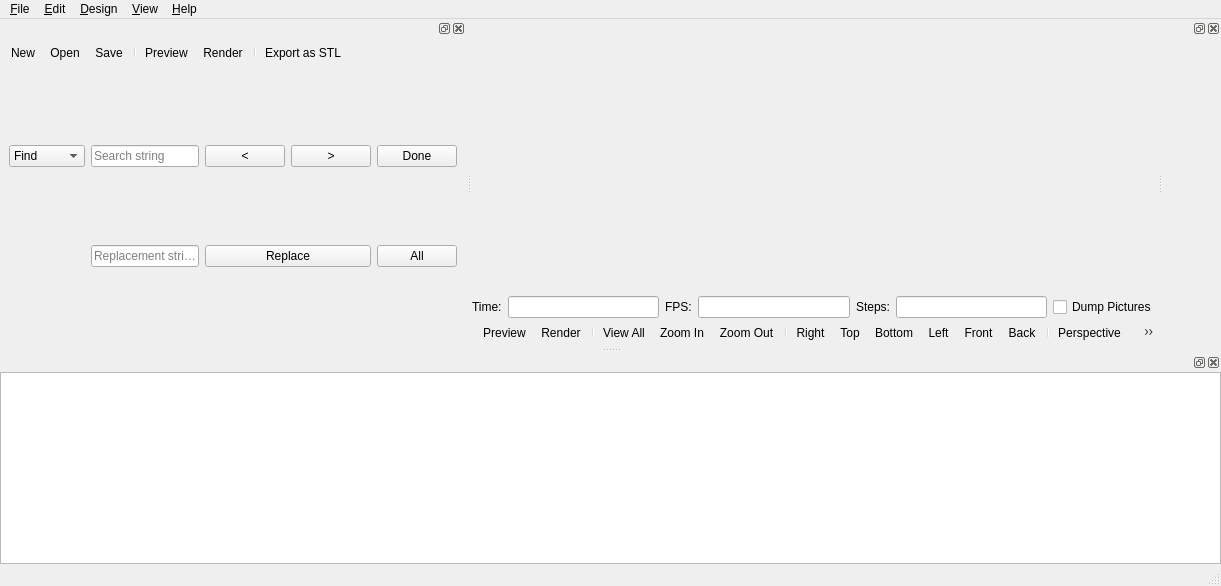
<?xml version="1.0" encoding="UTF-8"?>
<ui version="4.0">
 <class>MainWindow</class>
 <widget class="QMainWindow" name="MainWindow">
  <property name="geometry">
   <rect>
    <x>0</x>
    <y>0</y>
    <width>1221</width>
    <height>586</height>
   </rect>
  </property>
  <widget class="QWidget" name="centralwidget">
   <layout class="QVBoxLayout" name="verticalLayout_2">
    <property name="spacing">
     <number>0</number>
    </property>
    <property name="margin">
     <number>0</number>
    </property>
    <item>
     <widget class="QWidget" name="mainWidget" native="true">
      <property name="sizePolicy">
       <sizepolicy hsizetype="Expanding" vsizetype="Expanding">
        <horstretch>0</horstretch>
        <verstretch>0</verstretch>
       </sizepolicy>
      </property>
      <layout class="QVBoxLayout" name="verticalLayout_3">
       <property name="spacing">
        <number>0</number>
       </property>
       <property name="margin">
        <number>0</number>
       </property>
       <item>
        <widget class="QGLView" name="qglview" native="true">
         <property name="sizePolicy">
          <sizepolicy hsizetype="Expanding" vsizetype="Expanding">
           <horstretch>0</horstretch>
           <verstretch>0</verstretch>
          </sizepolicy>
         </property>
         <property name="minimumSize">
          <size>
           <width>200</width>
           <height>100</height>
          </size>
         </property>
        </widget>
       </item>
       <item>
        <widget class="QFrame" name="animate_panel">
         <property name="enabled">
          <bool>true</bool>
         </property>
         <property name="frameShape">
          <enum>QFrame::NoFrame</enum>
         </property>
         <property name="frameShadow">
          <enum>QFrame::Raised</enum>
         </property>
         <property name="lineWidth">
          <number>0</number>
         </property>
         <layout class="QHBoxLayout" name="horizontalLayoutAnimate">
          <property name="margin">
           <number>0</number>
          </property>
          <item>
           <widget class="QLabel" name="label">
            <property name="text">
             <string>Time:</string>
            </property>
           </widget>
          </item>
          <item>
           <widget class="QLineEdit" name="e_tval"/>
          </item>
          <item>
           <widget class="QLabel" name="label_2">
            <property name="text">
             <string>FPS:</string>
            </property>
           </widget>
          </item>
          <item>
           <widget class="QLineEdit" name="e_fps"/>
          </item>
          <item>
           <widget class="QLabel" name="label_3">
            <property name="text">
             <string>Steps:</string>
            </property>
           </widget>
          </item>
          <item>
           <widget class="QLineEdit" name="e_fsteps"/>
          </item>
          <item>
           <widget class="QCheckBox" name="e_dump">
            <property name="text">
             <string>Dump Pictures</string>
            </property>
           </widget>
          </item>
         </layout>
        </widget>
       </item>
       <item>
        <widget class="QToolBar" name="viewerToolBar">
         <addaction name="designActionPreview"/>
         <addaction name="designActionRender"/>
         <addaction name="separator"/>
         <addaction name="viewActionViewAll"/>
         <addaction name="viewActionZoomIn"/>
         <addaction name="viewActionZoomOut"/>
         <addaction name="separator"/>
         <addaction name="viewActionRight"/>
         <addaction name="viewActionTop"/>
         <addaction name="viewActionBottom"/>
         <addaction name="viewActionLeft"/>
         <addaction name="viewActionFront"/>
         <addaction name="viewActionBack"/>
         <addaction name="separator"/>
         <addaction name="viewActionPerspective"/>
         <addaction name="viewActionOrthogonal"/>
         <addaction name="viewActionShowAxes"/>
         <addaction name="viewActionShowEdges"/>
        </widget>
       </item>
      </layout>
      <zorder>animate_panel</zorder>
      <zorder>qglview</zorder>
      <zorder>viewerToolBar</zorder>
     </widget>
    </item>
   </layout>
  </widget>
  <widget class="QMenuBar" name="menubar">
   <property name="geometry">
    <rect>
     <x>0</x>
     <y>0</y>
     <width>1221</width>
     <height>33</height>
    </rect>
   </property>
   <widget class="QMenu" name="menu_File">
    <property name="title">
     <string>&amp;File</string>
    </property>
    <widget class="QMenu" name="menuOpenRecent">
     <property name="title">
      <string>Recent Files</string>
     </property>
    </widget>
    <widget class="QMenu" name="menuExamples">
     <property name="title">
      <string>Examples</string>
     </property>
    </widget>
    <widget class="QMenu" name="menuExport">
     <property name="title">
      <string>Export</string>
     </property>
     <addaction name="designActionExportSTL"/>
     <addaction name="designActionExportOFF"/>
     <addaction name="designActionExportAMF"/>
     <addaction name="designActionExportDXF"/>
     <addaction name="designActionExportSVG"/>
     <addaction name="designActionExportCSG"/>
     <addaction name="separator"/>
     <addaction name="designActionExportImage"/>
    </widget>
    <addaction name="fileActionNew"/>
    <addaction name="fileActionOpen"/>
    <addaction name="menuOpenRecent"/>
    <addaction name="menuExamples"/>
    <addaction name="fileActionReload"/>
    <addaction name="fileActionClose"/>
    <addaction name="separator"/>
    <addaction name="fileActionSave"/>
    <addaction name="fileActionSaveAs"/>
    <addaction name="separator"/>
    <addaction name="menuExport"/>
    <addaction name="separator"/>
    <addaction name="fileShowLibraryFolder"/>
    <addaction name="separator"/>
    <addaction name="fileActionQuit"/>
   </widget>
   <widget class="QMenu" name="menu_Edit">
    <property name="title">
     <string>&amp;Edit</string>
    </property>
    <addaction name="editActionUndo"/>
    <addaction name="editActionRedo"/>
    <addaction name="separator"/>
    <addaction name="editActionCut"/>
    <addaction name="editActionCopy"/>
    <addaction name="editActionPaste"/>
    <addaction name="separator"/>
    <addaction name="editActionIndent"/>
    <addaction name="editActionUnindent"/>
    <addaction name="editActionComment"/>
    <addaction name="editActionUncomment"/>
    <addaction name="editActionConvertTabsToSpaces"/>
    <addaction name="separator"/>
    <addaction name="editActionPasteVPT"/>
    <addaction name="editActionPasteVPR"/>
    <addaction name="separator"/>
    <addaction name="editActionFind"/>
    <addaction name="editActionFindAndReplace"/>
    <addaction name="editActionFindNext"/>
    <addaction name="editActionFindPrevious"/>
    <addaction name="editActionUseSelectionForFind"/>
    <addaction name="separator"/>
    <addaction name="editActionZoomIn"/>
    <addaction name="editActionZoomOut"/>
    <addaction name="editActionPreferences"/>
   </widget>
   <widget class="QMenu" name="menu_Design">
    <property name="title">
     <string>&amp;Design</string>
    </property>
    <addaction name="designActionAutoReload"/>
    <addaction name="designActionReloadAndPreview"/>
    <addaction name="designActionPreview"/>
    <addaction name="designActionRender"/>
    <addaction name="separator"/>
    <addaction name="designCheckValidity"/>
    <addaction name="designActionDisplayAST"/>
    <addaction name="designActionDisplayCSGTree"/>
    <addaction name="designActionDisplayCSGProducts"/>
    <addaction name="separator"/>
    <addaction name="designActionFlushCaches"/>
   </widget>
   <widget class="QMenu" name="menu_View">
    <property name="title">
     <string>&amp;View</string>
    </property>
    <addaction name="viewActionPreview"/>
    <addaction name="viewActionSurfaces"/>
    <addaction name="viewActionWireframe"/>
    <addaction name="viewActionThrownTogether"/>
    <addaction name="separator"/>
    <addaction name="viewActionShowEdges"/>
    <addaction name="viewActionShowAxes"/>
    <addaction name="viewActionShowCrosshairs"/>
    <addaction name="viewActionAnimate"/>
    <addaction name="separator"/>
    <addaction name="viewActionTop"/>
    <addaction name="viewActionBottom"/>
    <addaction name="viewActionLeft"/>
    <addaction name="viewActionRight"/>
    <addaction name="viewActionFront"/>
    <addaction name="viewActionBack"/>
    <addaction name="viewActionDiagonal"/>
    <addaction name="viewActionCenter"/>
    <addaction name="viewActionViewAll"/>
    <addaction name="separator"/>
    <addaction name="viewActionZoomIn"/>
    <addaction name="viewActionZoomOut"/>
    <addaction name="separator"/>
    <addaction name="viewActionResetView"/>
    <addaction name="separator"/>
    <addaction name="viewActionPerspective"/>
    <addaction name="viewActionOrthogonal"/>
    <addaction name="separator"/>
    <addaction name="viewActionHideToolBars"/>
    <addaction name="viewActionHideEditor"/>
    <addaction name="viewActionHideConsole"/>
    <addaction name="viewActionHideParameters"/>
   </widget>
   <widget class="QMenu" name="menuHelp">
    <property name="title">
     <string>&amp;Help</string>
    </property>
    <addaction name="helpActionAbout"/>
    <addaction name="helpActionHomepage"/>
    <addaction name="helpActionManual"/>
    <addaction name="helpActionLibraryInfo"/>
    <addaction name="helpActionFontInfo"/>
   </widget>
   <addaction name="menu_File"/>
   <addaction name="menu_Edit"/>
   <addaction name="menu_Design"/>
   <addaction name="menu_View"/>
   <addaction name="menuHelp"/>
  </widget>
  <widget class="QStatusBar" name="statusbar"/>
  <widget class="Dock" name="editorDock">
   <attribute name="dockWidgetArea">
    <number>1</number>
   </attribute>
   <widget class="QWidget" name="editorDockContents">
    <layout class="QVBoxLayout" name="verticalLayout">
     <property name="spacing">
      <number>0</number>
     </property>
     <property name="margin">
      <number>0</number>
     </property>
     <item>
      <widget class="QToolBar" name="editortoolbar">
       <addaction name="fileActionNew"/>
       <addaction name="fileActionOpen"/>
       <addaction name="fileActionSave"/>
       <addaction name="separator"/>
       <addaction name="designActionPreview"/>
       <addaction name="designActionRender"/>
       <addaction name="separator"/>
       <addaction name="designActionExportSTL"/>
      </widget>
     </item>
     <item>
      <widget class="QFrame" name="find_panel">
       <property name="enabled">
        <bool>true</bool>
       </property>
       <property name="sizePolicy">
        <sizepolicy hsizetype="Preferred" vsizetype="Minimum">
         <horstretch>0</horstretch>
         <verstretch>0</verstretch>
        </sizepolicy>
       </property>
       <property name="frameShape">
        <enum>QFrame::NoFrame</enum>
       </property>
       <property name="frameShadow">
        <enum>QFrame::Raised</enum>
       </property>
       <property name="lineWidth">
        <number>0</number>
       </property>
       <layout class="QGridLayout" name="gridLayout">
        <property name="topMargin">
         <number>0</number>
        </property>
        <property name="bottomMargin">
         <number>0</number>
        </property>
        <property name="verticalSpacing">
         <number>0</number>
        </property>
        <item row="0" column="0">
         <widget class="QComboBox" name="findTypeComboBox">
          <item>
           <property name="text">
            <string>Find</string>
           </property>
          </item>
          <item>
           <property name="text">
            <string>Replace</string>
           </property>
          </item>
         </widget>
        </item>
        <item row="0" column="1">
         <widget class="QLineEdit" name="findInputField">
          <property name="placeholderText">
           <string>Search string</string>
          </property>
         </widget>
        </item>
        <item row="0" column="2">
         <widget class="QPushButton" name="prevButton">
          <property name="text">
           <string>&lt;</string>
          </property>
         </widget>
        </item>
        <item row="0" column="3">
         <widget class="QPushButton" name="nextButton">
          <property name="text">
           <string>&gt;</string>
          </property>
         </widget>
        </item>
        <item row="0" column="4">
         <widget class="QPushButton" name="hideFindButton">
          <property name="text">
           <string>Done</string>
          </property>
         </widget>
        </item>
        <item row="1" column="1">
         <widget class="QLineEdit" name="replaceInputField">
          <property name="placeholderText">
           <string>Replacement string</string>
          </property>
         </widget>
        </item>
        <item row="1" column="2" colspan="2">
         <widget class="QPushButton" name="replaceButton">
          <property name="text">
           <string>Replace</string>
          </property>
         </widget>
        </item>
        <item row="1" column="4">
         <widget class="QPushButton" name="replaceAllButton">
          <property name="text">
           <string>All</string>
          </property>
         </widget>
        </item>
       </layout>
      </widget>
     </item>
    </layout>
   </widget>
  </widget>
  <widget class="Dock" name="consoleDock">
   <attribute name="dockWidgetArea">
    <number>8</number>
   </attribute>
   <widget class="QWidget" name="consoleDockContents">
    <layout class="QVBoxLayout" name="verticalLayout_5">
     <property name="margin">
      <number>0</number>
     </property>
     <item>
      <widget class="QTextEdit" name="console">
       <property name="minimumSize">
        <size>
         <width>10</width>
         <height>10</height>
        </size>
       </property>
       <property name="focusPolicy">
        <enum>Qt::ClickFocus</enum>
       </property>
       <property name="readOnly">
        <bool>true</bool>
       </property>
      </widget>
     </item>
    </layout>
   </widget>
  </widget>
  <widget class="Dock" name="parameterDock">
   <attribute name="dockWidgetArea">
    <number>2</number>
   </attribute>
   <widget class="QWidget" name="dockWidgetContents">
    <layout class="QGridLayout" name="gridLayout_2">
     <property name="margin">
      <number>0</number>
     </property>
     <property name="spacing">
      <number>0</number>
     </property>
     <item row="0" column="0">
      <widget class="ParameterWidget" name="parameterWidget" native="true"/>
     </item>
    </layout>
   </widget>
  </widget>
  <action name="fileActionNew">
   <property name="icon">
    <iconset resource="../openscad.qrc">
     <normaloff>:/images/blackNew.png</normaloff>:/images/blackNew.png</iconset>
   </property>
   <property name="text">
    <string>&amp;New</string>
   </property>
   <property name="shortcut">
    <string>Ctrl+N</string>
   </property>
  </action>
  <action name="fileActionOpen">
   <property name="icon">
    <iconset resource="../openscad.qrc">
     <normaloff>:/images/Open-32.png</normaloff>:/images/Open-32.png</iconset>
   </property>
   <property name="text">
    <string>&amp;Open...</string>
   </property>
   <property name="shortcut">
    <string>Ctrl+O</string>
   </property>
  </action>
  <action name="fileActionSave">
   <property name="icon">
    <iconset resource="../openscad.qrc">
     <normaloff>:/images/Save-32.png</normaloff>:/images/Save-32.png</iconset>
   </property>
   <property name="text">
    <string>&amp;Save</string>
   </property>
   <property name="shortcut">
    <string>Ctrl+S</string>
   </property>
  </action>
  <action name="fileActionSaveAs">
   <property name="text">
    <string>Save &amp;As...</string>
   </property>
   <property name="shortcut">
    <string>Ctrl+Shift+S</string>
   </property>
  </action>
  <action name="fileActionReload">
   <property name="text">
    <string>&amp;Reload</string>
   </property>
   <property name="shortcut">
    <string>Ctrl+R</string>
   </property>
  </action>
  <action name="fileActionQuit">
   <property name="text">
    <string>&amp;Quit</string>
   </property>
   <property name="shortcut">
    <string>Ctrl+Q</string>
   </property>
   <property name="menuRole">
    <enum>QAction::QuitRole</enum>
   </property>
  </action>
  <action name="editActionUndo">
   <property name="text">
    <string>&amp;Undo</string>
   </property>
   <property name="shortcut">
    <string>Ctrl+Z</string>
   </property>
   <property name="shortcutContext">
    <enum>Qt::WidgetWithChildrenShortcut</enum>
   </property>
  </action>
  <action name="editActionRedo">
   <property name="text">
    <string>&amp;Redo</string>
   </property>
   <property name="shortcut">
    <string>Ctrl+Shift+Z</string>
   </property>
   <property name="shortcutContext">
    <enum>Qt::WidgetWithChildrenShortcut</enum>
   </property>
  </action>
  <action name="editActionCut">
   <property name="text">
    <string>Cu&amp;t</string>
   </property>
   <property name="shortcut">
    <string>Ctrl+X</string>
   </property>
   <property name="shortcutContext">
    <enum>Qt::WidgetWithChildrenShortcut</enum>
   </property>
  </action>
  <action name="editActionCopy">
   <property name="text">
    <string>&amp;Copy</string>
   </property>
   <property name="shortcut">
    <string>Ctrl+C</string>
   </property>
   <property name="shortcutContext">
    <enum>Qt::WidgetWithChildrenShortcut</enum>
   </property>
  </action>
  <action name="editActionPaste">
   <property name="text">
    <string>&amp;Paste</string>
   </property>
   <property name="shortcut">
    <string>Ctrl+V</string>
   </property>
   <property name="shortcutContext">
    <enum>Qt::WidgetWithChildrenShortcut</enum>
   </property>
  </action>
  <action name="editActionIndent">
   <property name="text">
    <string>&amp;Indent</string>
   </property>
   <property name="shortcut">
    <string>Ctrl+I</string>
   </property>
  </action>
  <action name="editActionUnindent">
   <property name="text">
    <string>U&amp;nindent</string>
   </property>
   <property name="shortcut">
    <string>Ctrl+Shift+I</string>
   </property>
  </action>
  <action name="editActionComment">
   <property name="text">
    <string>C&amp;omment</string>
   </property>
   <property name="shortcut">
    <string>Ctrl+D</string>
   </property>
  </action>
  <action name="editActionUncomment">
   <property name="text">
    <string>Unco&amp;mment</string>
   </property>
   <property name="shortcut">
    <string>Ctrl+Shift+D</string>
   </property>
  </action>
  <action name="editActionPasteVPT">
   <property name="text">
    <string>Paste viewport translation</string>
   </property>
   <property name="shortcut">
    <string>Ctrl+T</string>
   </property>
  </action>
  <action name="editActionPasteVPR">
   <property name="text">
    <string>Paste viewport rotation</string>
   </property>
  </action>
  <action name="editActionZoomIn">
   <property name="text">
    <string>Zoom In</string>
   </property>
   <property name="shortcut">
    <string>Ctrl++</string>
   </property>
  </action>
  <action name="editActionZoomOut">
   <property name="text">
    <string>Zoom Out</string>
   </property>
   <property name="shortcut">
    <string>Ctrl+-</string>
   </property>
  </action>
  <action name="viewActionHideEditor">
   <property name="checkable">
    <bool>true</bool>
   </property>
   <property name="text">
    <string>Hide editor</string>
   </property>
  </action>
  <action name="designActionReloadAndPreview">
   <property name="text">
    <string>&amp;Reload and Preview</string>
   </property>
   <property name="shortcut">
    <string>F4</string>
   </property>
  </action>
  <action name="designActionPreview">
   <property name="icon">
    <iconset resource="../openscad.qrc">
     <normaloff>:/images/Preview-32.png</normaloff>:/images/Preview-32.png</iconset>
   </property>
   <property name="text">
    <string>&amp;Preview</string>
   </property>
   <property name="shortcut">
    <string>F5</string>
   </property>
  </action>
  <action name="designActionRender">
   <property name="icon">
    <iconset resource="../openscad.qrc">
     <normaloff>:/images/blackRender.png</normaloff>:/images/blackRender.png</iconset>
   </property>
   <property name="text">
    <string>&amp;Render</string>
   </property>
   <property name="shortcut">
    <string>F6</string>
   </property>
  </action>
  <action name="designCheckValidity">
   <property name="text">
    <string>Check Validity</string>
   </property>
  </action>
  <action name="designActionDisplayAST">
   <property name="text">
    <string>Display &amp;AST...</string>
   </property>
  </action>
  <action name="designActionDisplayCSGTree">
   <property name="text">
    <string>Display CSG &amp;Tree...</string>
   </property>
  </action>
  <action name="designActionDisplayCSGProducts">
   <property name="text">
    <string>Display CSG &amp;Products...</string>
   </property>
  </action>
  <action name="designActionExportSTL">
   <property name="icon">
    <iconset resource="../openscad.qrc">
     <normaloff>:/images/export.png</normaloff>:/images/export.png</iconset>
   </property>
   <property name="text">
    <string>Export as &amp;STL...</string>
   </property>
  </action>
  <action name="designActionExportOFF">
   <property name="text">
    <string>Export as &amp;OFF...</string>
   </property>
  </action>
  <action name="viewActionPreview">
   <property name="checkable">
    <bool>true</bool>
   </property>
   <property name="text">
    <string>Preview</string>
   </property>
   <property name="shortcut">
    <string>F9</string>
   </property>
  </action>
  <action name="viewActionSurfaces">
   <property name="checkable">
    <bool>true</bool>
   </property>
   <property name="text">
    <string>Surfaces</string>
   </property>
   <property name="shortcut">
    <string>F10</string>
   </property>
  </action>
  <action name="viewActionWireframe">
   <property name="checkable">
    <bool>true</bool>
   </property>
   <property name="text">
    <string>Wireframe</string>
   </property>
   <property name="shortcut">
    <string>F11</string>
   </property>
  </action>
  <action name="viewActionThrownTogether">
   <property name="checkable">
    <bool>true</bool>
   </property>
   <property name="text">
    <string>Thrown Together</string>
   </property>
   <property name="shortcut">
    <string>F12</string>
   </property>
  </action>
  <action name="viewActionShowEdges">
   <property name="checkable">
    <bool>true</bool>
   </property>
   <property name="icon">
    <iconset resource="../openscad.qrc">
     <normaloff>:/images/Rotation-32.png</normaloff>:/images/Rotation-32.png</iconset>
   </property>
   <property name="text">
    <string>Show Edges</string>
   </property>
   <property name="shortcut">
    <string>Ctrl+1</string>
   </property>
  </action>
  <action name="viewActionShowAxes">
   <property name="checkable">
    <bool>true</bool>
   </property>
   <property name="icon">
    <iconset resource="../openscad.qrc">
     <normaloff>:/images/blackaxes.png</normaloff>:/images/blackaxes.png</iconset>
   </property>
   <property name="text">
    <string>Show Axes</string>
   </property>
   <property name="shortcut">
    <string>Ctrl+2</string>
   </property>
  </action>
  <action name="viewActionShowCrosshairs">
   <property name="checkable">
    <bool>true</bool>
   </property>
   <property name="icon">
    <iconset resource="../openscad.qrc">
     <normaloff>:/images/cross.png</normaloff>:/images/cross.png</iconset>
   </property>
   <property name="text">
    <string>Show Crosshairs</string>
   </property>
   <property name="shortcut">
    <string>Ctrl+3</string>
   </property>
  </action>
  <action name="viewActionAnimate">
   <property name="checkable">
    <bool>true</bool>
   </property>
   <property name="text">
    <string>Animate</string>
   </property>
  </action>
  <action name="viewActionTop">
   <property name="icon">
    <iconset resource="../openscad.qrc">
     <normaloff>:/images/blackUp.png</normaloff>:/images/blackUp.png</iconset>
   </property>
   <property name="text">
    <string>Top</string>
   </property>
   <property name="shortcut">
    <string>Ctrl+4</string>
   </property>
  </action>
  <action name="viewActionBottom">
   <property name="icon">
    <iconset resource="../openscad.qrc">
     <normaloff>:/images/blackbottom.png</normaloff>:/images/blackbottom.png</iconset>
   </property>
   <property name="text">
    <string>Bottom</string>
   </property>
   <property name="shortcut">
    <string>Ctrl+5</string>
   </property>
  </action>
  <action name="viewActionLeft">
   <property name="icon">
    <iconset resource="../openscad.qrc">
     <normaloff>:/images/blackleft (copy).png</normaloff>:/images/blackleft (copy).png</iconset>
   </property>
   <property name="text">
    <string>Left</string>
   </property>
   <property name="shortcut">
    <string>Ctrl+6</string>
   </property>
  </action>
  <action name="viewActionRight">
   <property name="icon">
    <iconset resource="../openscad.qrc">
     <normaloff>:/images/rightright.png</normaloff>:/images/rightright.png</iconset>
   </property>
   <property name="text">
    <string>Right</string>
   </property>
   <property name="shortcut">
    <string>Ctrl+7</string>
   </property>
  </action>
  <action name="viewActionFront">
   <property name="icon">
    <iconset resource="../openscad.qrc">
     <normaloff>:/images/blackfront.png</normaloff>:/images/blackfront.png</iconset>
   </property>
   <property name="text">
    <string>Front</string>
   </property>
   <property name="shortcut">
    <string>Ctrl+8</string>
   </property>
  </action>
  <action name="viewActionBack">
   <property name="icon">
    <iconset resource="../openscad.qrc">
     <normaloff>:/images/blackback.png</normaloff>:/images/blackback.png</iconset>
   </property>
   <property name="text">
    <string>Back</string>
   </property>
   <property name="shortcut">
    <string>Ctrl+9</string>
   </property>
  </action>
  <action name="viewActionDiagonal">
   <property name="text">
    <string>Diagonal</string>
   </property>
   <property name="shortcut">
    <string>Ctrl+0</string>
   </property>
  </action>
  <action name="viewActionCenter">
   <property name="text">
    <string>Center</string>
   </property>
  </action>
  <action name="viewActionPerspective">
   <property name="checkable">
    <bool>true</bool>
   </property>
   <property name="icon">
    <iconset resource="../openscad.qrc">
     <normaloff>:/images/perspective1.png</normaloff>:/images/perspective1.png</iconset>
   </property>
   <property name="text">
    <string>Perspective</string>
   </property>
  </action>
  <action name="viewActionOrthogonal">
   <property name="checkable">
    <bool>true</bool>
   </property>
   <property name="icon">
    <iconset resource="../openscad.qrc">
     <normaloff>:/images/orthogonal.png</normaloff>:/images/orthogonal.png</iconset>
   </property>
   <property name="text">
    <string>Orthogonal</string>
   </property>
  </action>
  <action name="viewActionHideConsole">
   <property name="checkable">
    <bool>true</bool>
   </property>
   <property name="text">
    <string>Hide console</string>
   </property>
  </action>
  <action name="helpActionAbout">
   <property name="enabled">
    <bool>true</bool>
   </property>
   <property name="text">
    <string>About</string>
   </property>
   <property name="menuRole">
    <enum>QAction::AboutRole</enum>
   </property>
  </action>
  <action name="helpActionManual">
   <property name="text">
    <string>Documentation</string>
   </property>
  </action>
  <action name="fileActionClearRecent">
   <property name="text">
    <string>Clear Recent</string>
   </property>
  </action>
  <action name="designActionExportDXF">
   <property name="text">
    <string>Export as DXF...</string>
   </property>
  </action>
  <action name="fileActionClose">
   <property name="text">
    <string>Close</string>
   </property>
   <property name="shortcut">
    <string>Ctrl+W</string>
   </property>
  </action>
  <action name="editActionPreferences">
   <property name="text">
    <string>Preferences</string>
   </property>
   <property name="menuRole">
    <enum>QAction::PreferencesRole</enum>
   </property>
  </action>
  <action name="editActionFind">
   <property name="text">
    <string>Find...</string>
   </property>
   <property name="shortcut">
    <string>Ctrl+F</string>
   </property>
  </action>
  <action name="editActionFindAndReplace">
   <property name="text">
    <string>Find and Replace...</string>
   </property>
   <property name="shortcut">
    <string>Ctrl+Alt+F</string>
   </property>
  </action>
  <action name="editActionFindNext">
   <property name="text">
    <string>Find Next</string>
   </property>
   <property name="shortcut">
    <string>Ctrl+G</string>
   </property>
  </action>
  <action name="editActionFindPrevious">
   <property name="text">
    <string>Find Previous</string>
   </property>
   <property name="shortcut">
    <string>Ctrl+Shift+G</string>
   </property>
  </action>
  <action name="editActionUseSelectionForFind">
   <property name="text">
    <string>Use Selection for Find</string>
   </property>
   <property name="shortcut">
    <string>Ctrl+E</string>
   </property>
  </action>
  <action name="designActionFlushCaches">
   <property name="text">
    <string>Flush Caches</string>
   </property>
  </action>
  <action name="helpActionHomepage">
   <property name="text">
    <string>OpenSCAD Homepage</string>
   </property>
  </action>
  <action name="designActionAutoReload">
   <property name="checkable">
    <bool>true</bool>
   </property>
   <property name="text">
    <string>Automatic Reload and Preview</string>
   </property>
  </action>
  <action name="designActionExportImage">
   <property name="text">
    <string>Export as Image...</string>
   </property>
  </action>
  <action name="designActionExportCSG">
   <property name="text">
    <string>Export as CSG...</string>
   </property>
  </action>
  <action name="helpActionLibraryInfo">
   <property name="text">
    <string>Library info</string>
   </property>
  </action>
  <action name="fileShowLibraryFolder">
   <property name="text">
    <string>Show Library Folder...</string>
   </property>
  </action>
  <action name="viewActionResetView">
   <property name="text">
    <string>Reset View</string>
   </property>
  </action>
  <action name="helpActionFontInfo">
   <property name="text">
    <string>Font List</string>
   </property>
  </action>
  <action name="designActionExportSVG">
   <property name="text">
    <string>Export as SVG...</string>
   </property>
  </action>
  <action name="designActionExportAMF">
   <property name="text">
    <string>Export as AMF...</string>
   </property>
  </action>
  <action name="viewActionZoomIn">
   <property name="icon">
    <iconset resource="../openscad.qrc">
     <normaloff>:/images/zoomin.png</normaloff>:/images/zoomin.png</iconset>
   </property>
   <property name="text">
    <string>Zoom In</string>
   </property>
   <property name="shortcut">
    <string>Ctrl+]</string>
   </property>
  </action>
  <action name="viewActionZoomOut">
   <property name="icon">
    <iconset resource="../openscad.qrc">
     <normaloff>:/images/zoomout.png</normaloff>:/images/zoomout.png</iconset>
   </property>
   <property name="text">
    <string>Zoom Out</string>
   </property>
   <property name="shortcut">
    <string>Ctrl+[</string>
   </property>
  </action>
  <action name="viewActionViewAll">
   <property name="icon">
    <iconset resource="../openscad.qrc">
     <normaloff>:/images/zoom-all.png</normaloff>:/images/zoom-all.png</iconset>
   </property>
   <property name="text">
    <string>View All</string>
   </property>
  </action>
  <action name="editActionConvertTabsToSpaces">
   <property name="text">
    <string>Convert Tabs to Spaces</string>
   </property>
  </action>
  <action name="viewActionHideToolBars">
   <property name="checkable">
    <bool>true</bool>
   </property>
   <property name="text">
    <string>Hide toolbars</string>
   </property>
  </action>
  <action name="viewActionHideParameters">
   <property name="checkable">
    <bool>true</bool>
   </property>
   <property name="checked">
    <bool>true</bool>
   </property>
   <property name="text">
    <string>Hide parameters</string>
   </property>
  </action>
 </widget>
 <customwidgets>
  <customwidget>
   <class>QGLView</class>
   <extends>QWidget</extends>
   <header>QGLView.h</header>
   <container>1</container>
  </customwidget>
  <customwidget>
   <class>Dock</class>
   <extends>QDockWidget</extends>
   <header>Dock.h</header>
   <container>1</container>
  </customwidget>
  <customwidget>
   <class>ParameterWidget</class>
   <extends>QWidget</extends>
   <header>ParameterWidget.h</header>
   <container>1</container>
  </customwidget>
 </customwidgets>
 <resources>
  <include location="../openscad.qrc"/>
 </resources>
 <connections>
  <connection>
   <sender>fileActionClose</sender>
   <signal>triggered()</signal>
   <receiver>MainWindow</receiver>
   <slot>close()</slot>
   <hints>
    <hint type="sourcelabel">
     <x>-1</x>
     <y>-1</y>
    </hint>
    <hint type="destinationlabel">
     <x>340</x>
     <y>323</y>
    </hint>
   </hints>
  </connection>
 </connections>
</ui>
